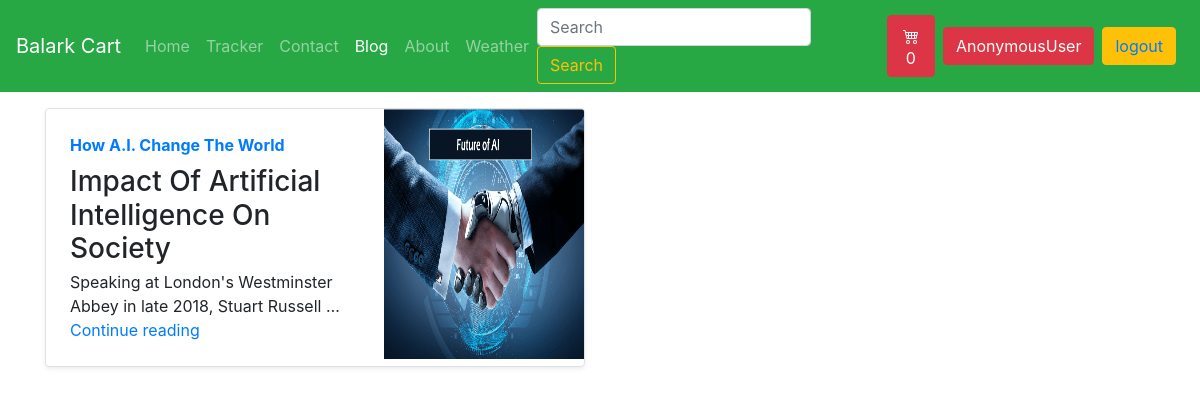
Screenshot of /blog/ with the database file from the repository.
### Blog/models.py (models this page shows, shortened)
class Blogpost(models.Model):
    post_id = models.AutoField(primary_key= True)
    publisher = models.CharField(max_length= 50,default="")
    title = models.CharField(max_length=50)
    head0 = models.CharField(max_length=500, default="")
    chead0 = models.CharField(max_length=5000, default="")
    head1 = models.CharField(max_length=500, default="")
    chead1 = models.CharField(max_length=5000, default="")
    head2 = models.CharField(max_length=500, default="")
    chead2 = models.CharField(max_length=5000, default="")
    pub_date = models.DateField()
    thumbnail = models.ImageField(upload_to='blog/images', default="")

### Blog/views.py (the view)
# urls.py: path("",views.index,name="MyBlog"),
def index(request):
    mypost = Blogpost.objects.all()
    return render(request,'Blog/index.html',{'mypost':mypost})

### Blog/templates/Blog/index.html (shortened to what this page needs)
{% extends 'blog/base.html' %}
{%block body%}
<div class="container mt-3">
  <div class="row my-2">
    {% for post in mypost%}
      <div class="col-md-6">
        <div class="row no-gutters border rounded overflow-hidden flex-md-row mb-4 shadow-sm h-md-250 position-relative">
          <div class="col p-4 d-flex flex-column position-static">
            <strong class="d-inline-block mb-2 text-primary">{{post.title}}</strong>
            <h3 class="mb-0">{{post.head0}}</h3>
            <p class="card-text mb-auto">{{post.chead0|truncatewords:10}}</p>
            <a href="blogpost/{{post.post_id}}" class="stretched-link">Continue reading</a>
          </div>
          <div class="col-auto d-none d-lg-block">
            <img src="/media/{{post.thumbnail}}" class="bd-placeholder-img" width="200" height="250" aria-label="Placeholder: Thumbnail">
          </div>
        </div>
        {% endfor %}
      </div>
    </div>
{% endblock%}

### rows the page displays
Blogpost: title "How A.I. Change The World", head0 "Impact Of Artificial Intelligence On Society", chead0 "Speaking at London's Westminster Abbey in late 2018, Stuart Russell …", thumbnail (picture)

### other values shown
{{ request.user }} "AnonymousUser"
